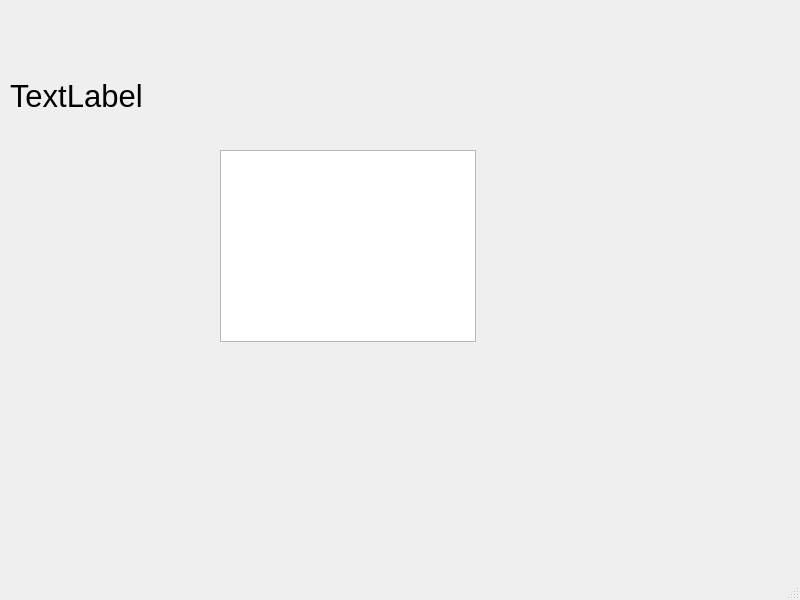
<?xml version="1.0" encoding="UTF-8"?>
<ui version="4.0">
 <class>AccueilUtilisateur</class>
 <widget class="QMainWindow" name="AccueilUtilisateur">
  <property name="geometry">
   <rect>
    <x>0</x>
    <y>0</y>
    <width>800</width>
    <height>600</height>
   </rect>
  </property>
  <property name="windowTitle">
   <string>MainWindow</string>
  </property>
  <widget class="QWidget" name="centralwidget">
   <widget class="QLabel" name="NomPrenom">
    <property name="geometry">
     <rect>
      <x>10</x>
      <y>10</y>
      <width>261</width>
      <height>171</height>
     </rect>
    </property>
    <property name="font">
     <font>
      <pointsize>23</pointsize>
     </font>
    </property>
    <property name="text">
     <string>TextLabel</string>
    </property>
   </widget>
   <widget class="QListView" name="listCompte">
    <property name="geometry">
     <rect>
      <x>220</x>
      <y>150</y>
      <width>256</width>
      <height>192</height>
     </rect>
    </property>
   </widget>
  </widget>
  <widget class="QMenuBar" name="menubar">
   <property name="geometry">
    <rect>
     <x>0</x>
     <y>0</y>
     <width>800</width>
     <height>20</height>
    </rect>
   </property>
  </widget>
  <widget class="QStatusBar" name="statusbar"/>
 </widget>
 <resources/>
 <connections/>
</ui>
